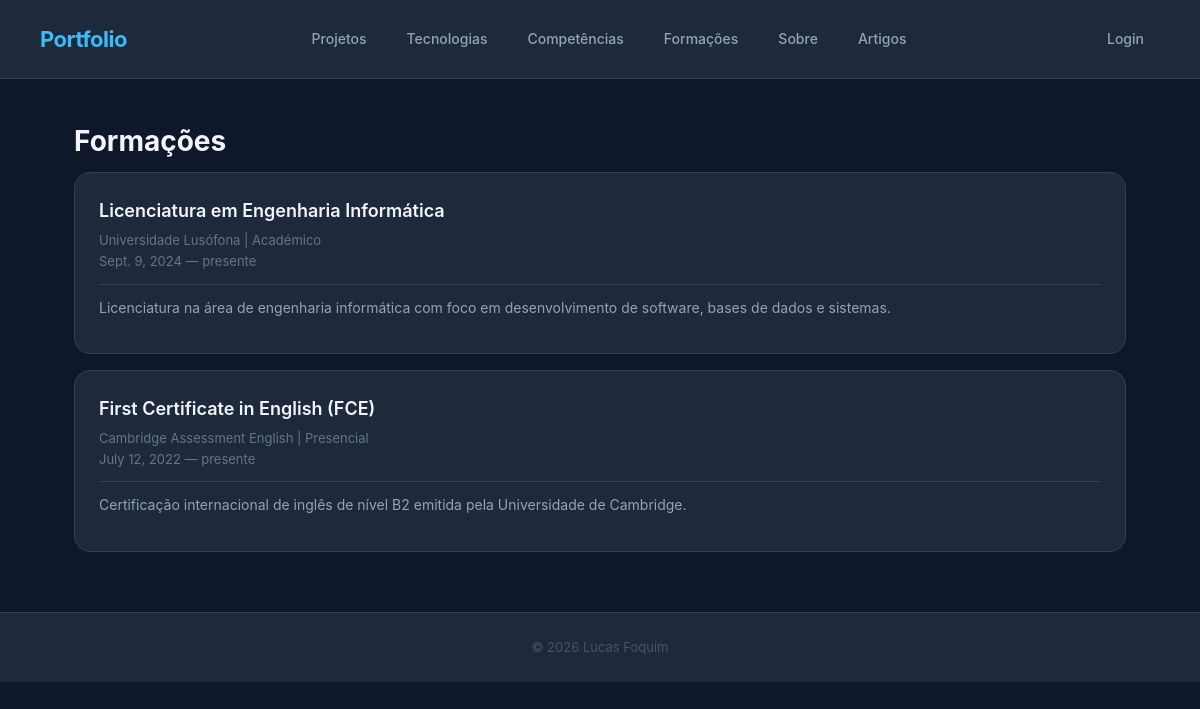
The page /portfolio/formacoes/ on the database its author committed.
### portfolio/models.py (models this page shows, shortened)
class Formacao(models.Model):
    TIPO_CHOICES = [
        ('online', 'Online'),
        ('presencial', 'Presencial'),
        ('academico', 'Académico'),
    ]
    titulo = models.CharField(max_length=200)
    instituicao = models.CharField(max_length=200)
    data_inicio = models.DateField()
    data_fim = models.DateField(null=True, blank=True)
    descricao = models.TextField(blank=True)  # adicionar esta linha
    certificado_url = models.URLField(blank=True)
    tipo = models.CharField(max_length=50, choices=TIPO_CHOICES, default='online')
    competencias = models.ManyToManyField(Competencia, related_name='formacoes', blank=True)
    class Meta:
        ordering = ['-data_inicio']

### portfolio/views.py (the view)
# urls.py: path('formacoes/', views.formacoes_view, name='formacoes'),
def formacoes_view(request):
    formacoes = Formacao.objects.prefetch_related('competencias').all()
    return render(request, 'portfolio/formacoes.html', {'formacoes': formacoes})

### portfolio/templates/portfolio/formacoes.html (shortened to what this page needs)
{% extends "portfolio/base.html" %}
{% block content %}
<h2>Formações</h2>
<section>
    {% for formacao in formacoes %}
    <article>
        <header>
            <h3>{{ formacao.titulo }}</h3>
            <p>{{ formacao.instituicao }} | {{ formacao.get_tipo_display }}</p>
            <p>{{ formacao.data_inicio }} — {{ formacao.data_fim|default:"presente" }}</p>
        </header>
        <section>
            <p>{{ formacao.descricao }}</p>
        </section>
    </article>
    {% empty %}
        <p>Sem formações ainda.</p>
    {% endfor %}
</section>
{% endblock %}

### portfolio/static/portfolio/styles.css (style rules this page uses)
* { box-sizing: border-box; margin: 0; padding: 0; }
body { font-family: "Inter", "Segoe UI", system-ui, -apple-system, sans-serif; background: #0f172a; color: #e2e8f0; line-height: 1.6; }
h2 { font-size: 28px; font-weight: 700; color: #f1f5f9; margin-bottom: 8px; }
section > article { background: #1e293b; border: 1px solid #334155; border-radius: 16px; padding: 24px; margin-bottom: 16px; transition: all 0.25s ease; display: flex; flex-direction: column; gap: 12px; }
article > header { border-bottom: 1px solid #334155; padding-bottom: 12px; }
article > header h3 { font-size: 18px; font-weight: 600; color: #f1f5f9; margin-bottom: 4px; }
article > header p { font-size: 13px; color: #64748b; }
article > section { color: #94a3b8; font-size: 14px; }
article > section p { margin-bottom: 10px; }

### rows shown on the page
Formacao: titulo "Licenciatura em Engenharia Informática", instituicao "Universidade Lusófona", tipo "Académico", data_inicio "Sept. 9, 2024", data_fim "presente", descricao "Licenciatura na área de engenharia informática com foco em desenvolvimento de software, bases de dados e sistemas."
Formacao: titulo "First Certificate in English (FCE)", instituicao "Cambridge Assessment English", tipo "Presencial", data_inicio "July 12, 2022", data_fim "presente", descricao "Certificação internacional de inglês de nível B2 emitida pela Universidade de Cambridge."
